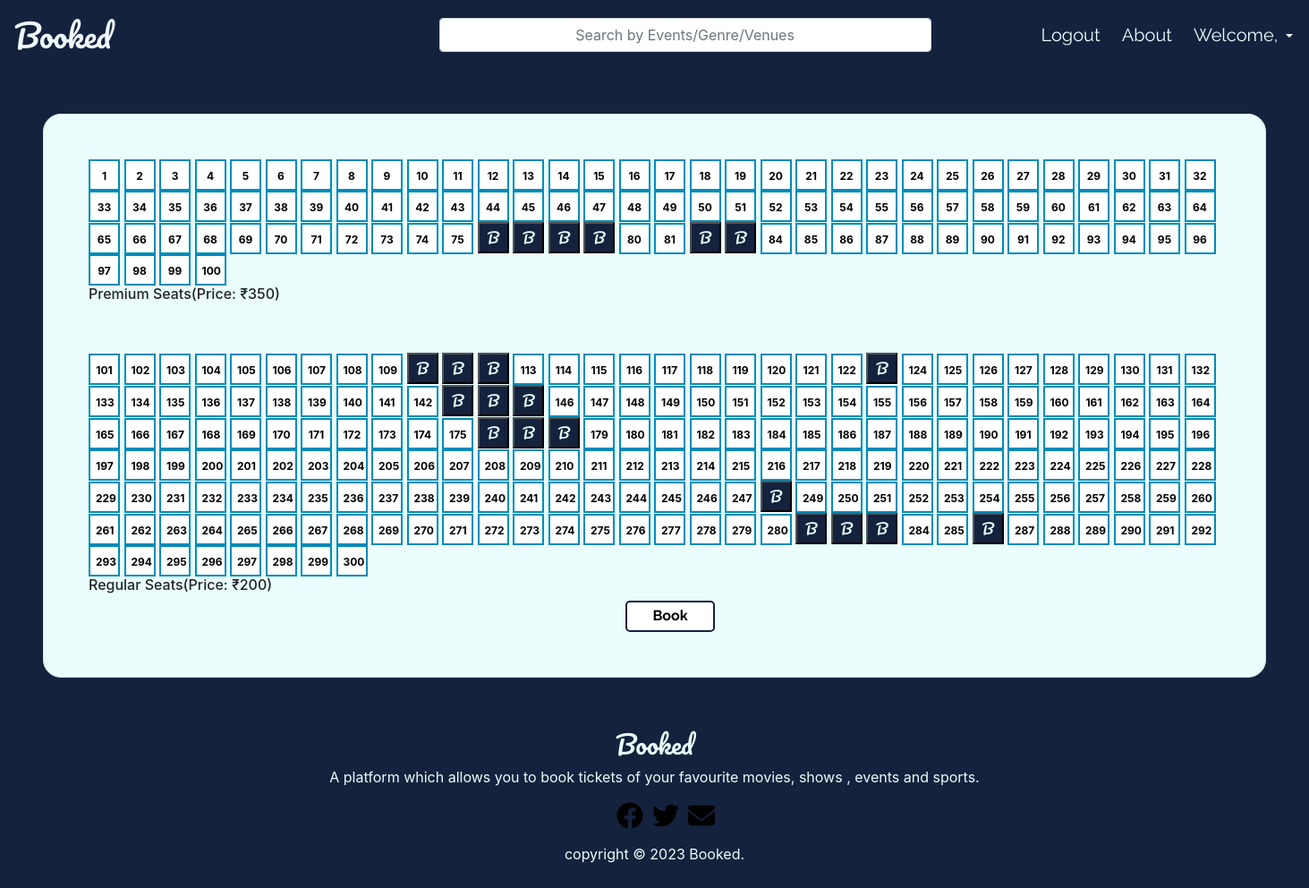
The page /ticket-booking/seats1 on the database as committed earlier.
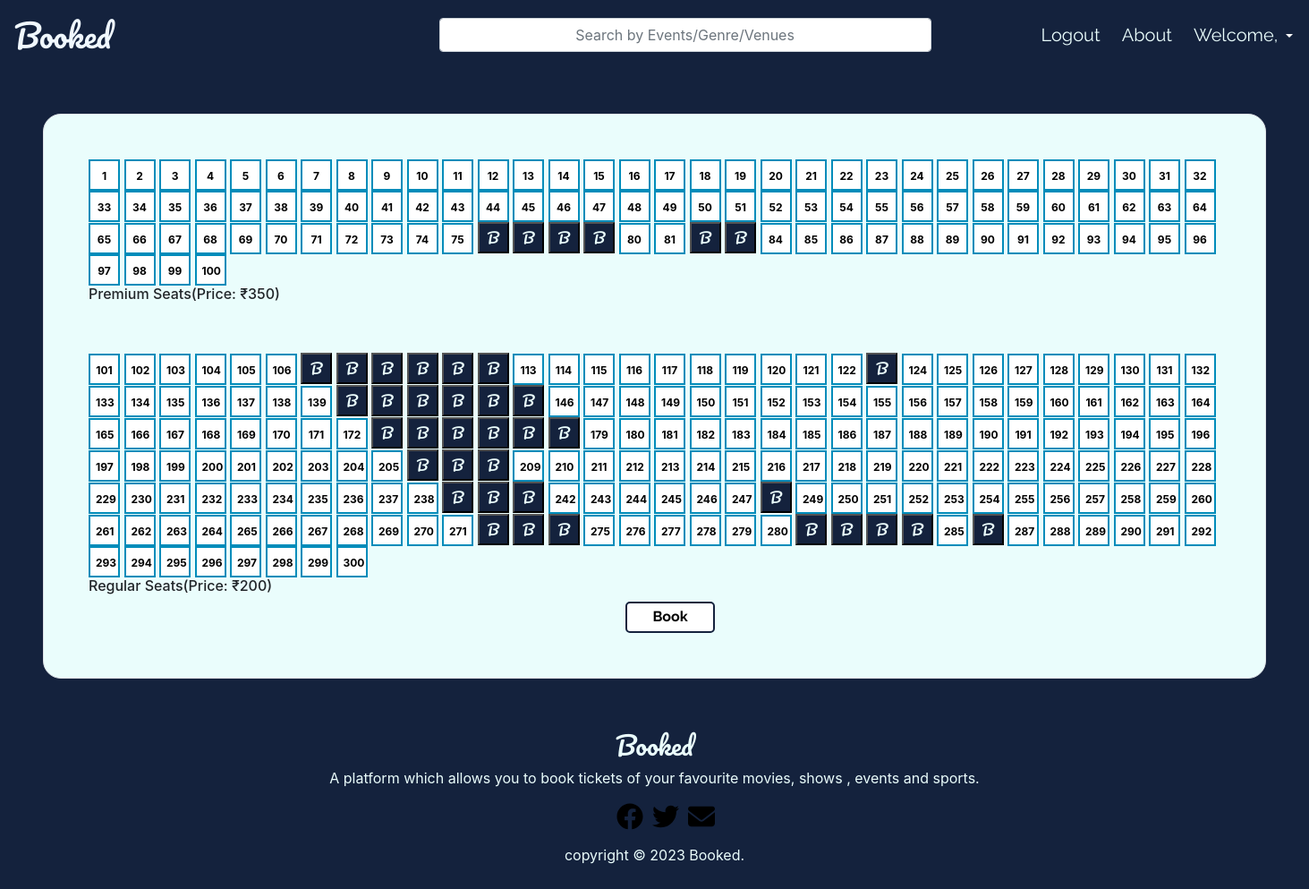
The same page on the database as committed later.
### booking/models.py (models this page shows, shortened)
class Seats(models.Model):
    venue = models.ForeignKey(Venue,on_delete=models.CASCADE)
    number = models.IntegerField(default=0)
    price = models.IntegerField(default=0)
    booked = models.BooleanField(default=False)

### booking/views.py (the view, shortened to what this page needs)
# urls.py: path('seats<int:id>',views.display_seats,name = 'seats'),
def display_seats(request,id):
   venue = Venue.objects.get(id = id)
   exists = Seats.objects.filter(venue = venue, number = 100)
   if exists:
        if venue.event.category.type == 'Sports':
            return sports_seats(request,venue)
        premium = Seats.objects.all().filter(venue = venue,price = 350)
        regular = Seats.objects.all().filter(venue = venue,price = 200)
        return render(request,'booking/seats.html',{'premium':premium,'regular':regular})

### booking/templates/booking/seats.html (shortened to what this page needs)
{% load static %}
<!DOCTYPE html>
<html lang="en">
  <head>
    <link
      rel="stylesheet"
      href="https://cdn.jsdelivr.net/npm/bootstrap@4.6.2/dist/css/bootstrap.min.css"
 />
    <link rel="stylesheet" href="{% static 'css/seats.css' %}" />
  </head>
  <body>
    <nav class="navbar navbar-expand-lg navbar-light" id="nav">
      <a class="navbar-brand" id="logo" href="{% url 'main' %}">Booked</a>
      <form class="form-inline " action="{% url 'search_bar' %}" method="post"  >
        <input class="form-control mr-sm-2"  placeholder="Search by Events/Genre/Venues" aria-label="Search" name = 'genre' style="margin-left: 350px;" >
      </form>
      <div class="collapse navbar-collapse" id="navbarNavAltMarkup">
        <div class="navbar-nav" >
          {% if user %}
          <a class="nav-link active" href="{% url 'logout' %}" id="redirect" style="margin-left: 107px;">Logout <span class="sr-only">(current)</span></a>
          <a class="nav-link active" href="{% url 'about' %}" id="redirect">About <span class="sr-only">(current)</span></a>
          <li class="nav-item dropdown">
            <a class="nav-link dropdown-toggle" href="#" id="navbarDropdown" role="button" data-toggle="dropdown" aria-haspopup="true" aria-expanded="false" style="color: white;">
              <span id = 'redirect1'> Welcome, {{user.username}}</span>
            </a>
          </li>
          {% endif %}
        </div>
      </div>
    </nav>
<div style="padding: 50px; border-radius:20px ; background-color: #EAFDFC;" class="border m-5">
 {% for each in premium %}
   {% if each.booked %}
    <button class="booked">B</button>
    {% else %}
    <button
      class="choose"
      value="{{each.number}},{{each.price}},{{each.venue.id}}"
      id="{{each.number}}"
      onclick="clicked(value)">
      <span style="font-size: 12px; font-weight: bold;">{{each.number}}</span>
    </button>
    {% endif %}
  {% endfor %}
    <h6>Premium Seats(Price: ₹350)</h6>
    <br><br>
    {% for each in regular %}
     {% if each.booked %}
    <button class="booked">B</button>
     {% else %}
    <button
      class="choose"
      value="{{each.number}},{{each.price}},{{each.venue.id}}"
      id="{{each.number}}"
      onclick="clicked(value)">
      <span style="font-size: 12px; font-weight: bold;">{{each.number}}</span>
    </button>
     {% endif %}
    {% endfor %}
    <h6>Regular Seats(Price: ₹200)</h6>
    <form action="{% url 'paynow' %}" onsubmit="return pressed()" method="POST">
      <button id="total" name="total" value="0" type="submit" class="book">Book</button>
    </form>
  </div>
  </body>
  <footer>
    <div class="footer-heading">
      <h3>Booked</h3>
    </div>
    <div class="footer-content">
      <p>A platform which allows you to book tickets of your favourite movies, shows , events and sports.</p>
      <ul class="socials">
        <li></li>
        <li></li>
        <li></li>
      </ul>
      <div class="footer-bottom">
        <p>copyright &copy; 2023 Booked. </p>
      </div>
    </div>
  </footer>
</html>

Rows that differ between the two databases and show on the page:
changed Seats (number 107 of 300 on the later page): number "107" → (not shown); now shows "B"
changed Seats (number 108 of 300 on the later page): number "108" → (not shown); now shows "B"
changed Seats (number 109 of 300 on the later page): number "109" → (not shown); now shows "B"
changed Seats (number 140 of 300 on the later page): number "140" → (not shown); now shows "B"
changed Seats (number 141 of 300 on the later page): number "141" → (not shown); now shows "B"
changed Seats (number 142 of 300 on the later page): number "142" → (not shown); now shows "B"
changed Seats (number 173 of 300 on the later page): number "173" → (not shown); now shows "B"
changed Seats (number 174 of 300 on the later page): number "174" → (not shown); now shows "B"
changed Seats (number 175 of 300 on the later page): number "175" → (not shown); now shows "B"
changed Seats (number 206 of 300 on the later page): number "206" → (not shown); now shows "B"
changed Seats (number 207 of 300 on the later page): number "207" → (not shown); now shows "B"
changed Seats (number 208 of 300 on the later page): number "208" → (not shown); now shows "B"
changed Seats (number 239 of 300 on the later page): number "239" → (not shown); now shows "B"
changed Seats (number 240 of 300 on the later page): number "240" → (not shown); now shows "B"
changed Seats (number 241 of 300 on the later page): number "241" → (not shown); now shows "B"
changed Seats (number 272 of 300 on the later page): number "272" → (not shown); now shows "B"
changed Seats (number 273 of 300 on the later page): number "273" → (not shown); now shows "B"
changed Seats (number 274 of 300 on the later page): number "274" → (not shown); now shows "B"
changed Seats (number 284 of 300 on the later page): number "284" → (not shown); now shows "B"
